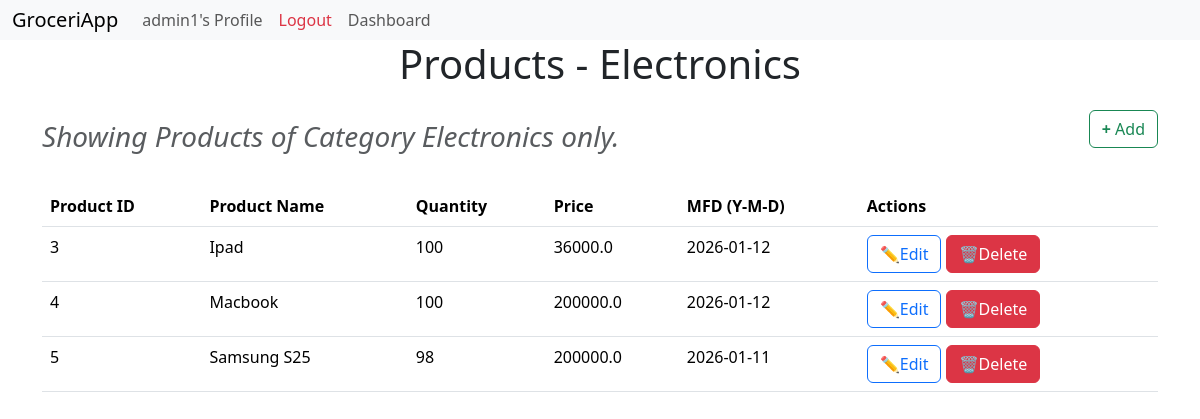
Screenshot of /categories/2/details (signed in) with the database file from the repository.
### models.py (models this page shows, shortened)
class User(db.Model):
    __tablename__ = "user"
    id = db.Column(db.Integer, primary_key = True)
    username = db.Column(db.String(42), unique = True, nullable = False)
    passhash = db.Column(db.String(512), nullable = False)
    name = db.Column(db.String(120), nullable= False)
    is_admin = db.Column(db.Boolean, nullable = False, default = False)
    @property
    def password(self):
        raise AttributeError('password is not a readable attribute')

class Category(db.Model):
    __tablename__ = "category"
    id = db.Column(db.Integer, primary_key = True)
    name = db.Column(db.String(66), nullable = False)
    products = db.relationship("Product", backref = "category", lazy = True)

class Product(db.Model):
    __tablename__ = "product"
    id = db.Column(db.Integer, primary_key = True)
    name = db.Column(db.String(63), nullable = False)
    category_id = db.Column(db.Integer, db.ForeignKey('category.id'), nullable = False)
    quantity = db.Column(db.Integer, nullable = False)
    price = db.Column(db.Float, nullable = False)
    man_date = db.Column(db.Date, nullable = False)
    carts = db.relationship("Cart", backref='product', lazy = True)
    orders = db.relationship("Order", backref="product", lazy= True)

### routes.py (the view)
@bprint.route('/categories/<int:id>/details')
@admin_required
def show_category(id):
    category = Category.query.get(id)
    return render_template('category/show.html', user = User.query.get(session['user_id']), category = Category.query.get(id))

### routes.py (called while the page is built)
def admin_required(func):
    @wraps(func)
    def inner(*args, **kwargs):
        if 'user_id' not in session:
            flash("You need to login first to continue")
            return redirect(url_for('main.login'))
        user = User.query.get(session['user_id'])
        if not user.is_admin:
            flash('You are not authorized to make changes!')
            return redirect(url_for('main.homepage'))
        return func(*args, **kwargs)
    return inner

### templates/category/show.html (shortened to what this page needs)
{% extends 'layout.html' %}
{% block content %}
    <h1>Products - {{category.name}}</h1>
    <div class = "heading">
        <h3 class = "text-muted mt-4"><em>Showing Products of Category {{category.name}} only.</em></h3>
        <a class = "btn btn-outline-success" href="{{url_for('main.add_product', catid = category.id)}}"><strong>+</strong> Add</a>
    </div>
    <table class="table mt-4">
        <thead>
            <tr>
                <th>Product ID</th>
                <th>Product Name</th>
                <th>Quantity</th>
                <th>Price</th>
                <th>MFD (Y-M-D)</th>
                <th>Actions</th>
            </tr>
        </thead>
        <tbody>
            {% for products in category.products %}
            <tr>
                <td>{{products.id}}</td>
                <td>{{products.name}}</td>
                <td>{{products.quantity}}</td>
                <td>{{products.price}}</td>
                <td>{{products.man_date}}</td>
                <td>
                    <a href="{{url_for('main.edit_product', id = products.id)}}" class="btn btn-outline-primary">✏️Edit</a>
                    <a href="{{url_for('main.delete_product', id = products.id)}}" class = "btn btn-danger">&#x1F5D1;Delete</a>
                </td>
            </tr>
            {% endfor %}
        </tbody>
    </table>
{% endblock %}

### templates/auth_nav.html (shortened to what this page needs)
<nav class="navbar navbar-expand-lg bg-body-tertiary">
  <div class="container-fluid">
    <a class="navbar-brand" href="/">GroceriApp</a>
    <div class="collapse navbar-collapse" id="navbarTogglerDemo02">
      <ul class="navbar-nav me-auto mb-2 mb-lg-0">
        {% if user %}
            <li class = "nav-item">
                <a class = "nav-link" href = "{{url_for('main.profile')}}">{{user.name}}'s Profile</a>
            </li>
            <li class = "nav-item">
                <a class = "nav-link text-danger" href = "{{url_for('main.logout')}}">Logout</a>
            </li>
                {% if not user.is_admin %}
                <li class = "nav-item">
                    <a class = "nav-link" href = "{{url_for('main.cart')}}">Cart</a>
                </li>
                <li class = "nav-item">
                    <a class = "nav-link" href = "{{url_for('main.orders')}}">Orders</a>
                </li>
                {% else %}
                <li class = "nav-item">
                    <a class = "nav-link" href = "{{url_for('main.admindash')}}">Dashboard</a>
                </li>
                {% endif %}
        {% endif %}
      </ul>
    </div>
  </div>
</nav>

### templates/layout.html (style rules this page uses)
body { margin: 0; padding: 0; }

### templates/category/show.html (style rules this page uses)
.heading { display: flex; justify-content: space-between; align-items: center; }
h1, h2 { text-align: center; }

### templates/auth_nav.html (style rules this page uses)
.navbar { width: 100%; padding: 0; }

### rows the page displays
User: name "admin1"
Category: name "Electronics"
Product: id "3", name "Ipad", quantity "100", price "36000.0", man_date "2026-01-12"
Product: id "4", name "Macbook", quantity "100", price "200000.0", man_date "2026-01-12"
Product: id "5", name "Samsung S25", quantity "98", price "200000.0", man_date "2026-01-11"
